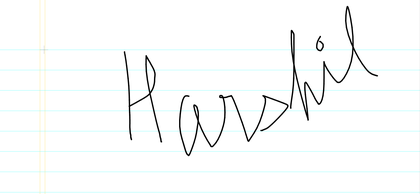
%> input picture Discussion resources/Test - Scroll/scroll_fin.png, 420 x 194 px, shrunk from 1339 x 617 before the run
$ octave stroke_width.m   (GNU Octave 9; MATLAB toolbox functions it lacks are replaced by stand-ins)
%> lines starting %> are read from the running program, lines starting %| are printed output that depends on the picture; in (x1, y1, x2, y2) boxes, pixels count from 0 and x2, y2 are one past the last pixel; in counts of white or black regions, pixels touching at a corner belong together; the program's own positions count from 1
%im = im2bw(imread('C:\Users\Harshil\Desktop\SURA\Resources\test_width.jpg'));
im = im2bw(imread('C:\Users\Harshil\Desktop\SURA\Resources\scroll_fin.png'));
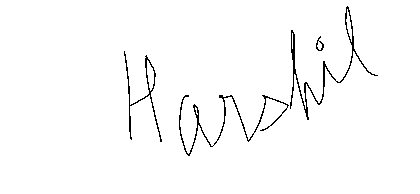
%> im: size 194x420 logical; 98.1% white; black in thin lines or dots, all inside (x1, y1, x2, y2) = (124, 6, 378, 156)

[D,IDX] = bwdist(im);
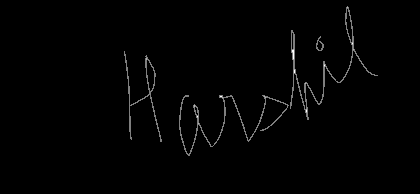
%> D: size 194x420 single; min 0, max 2, mean 0.0198; drawn with min black and max white
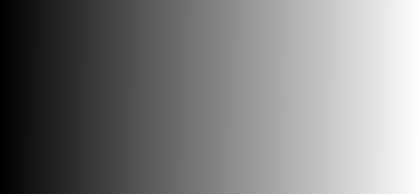
%> IDX: size 194x420 uint32; min 1, max 81480, mean 40739.1; drawn with min black and max white
%imshow(D);

%locmax = imregionalmax(D);
%locmax = D > imdilate(D, [0 0 0; 0 0 0; 0 0 1]);   % figure the parameters
locmax = bwmorph(D, 'thin', inf);   % figure the parameters
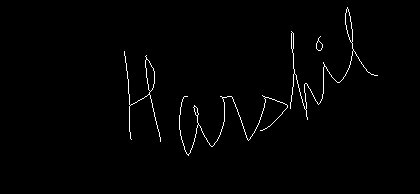
%> locmax: size 194x420 logical; 1.2% white in thin lines or dots, all inside (x1, y1, x2, y2) = (124, 7, 378, 156)
figure, imshow(locmax);

thick_sum = 0;
sum = 0;
[x, y] = size(locmax);
%> x = 194; y = 420
for i = 1:x
   for j = 1:y
      if locmax(i, j) > 0
        thick_sum = thick_sum + D(i, j);
        sum = sum + 1;
      end
   end
end
%> after the loop, sum = 988; thick_sum = 1013.9
width = 2.0 * thick_sum / sum;
%> width = 2.05
disp(width);
%| 2.0524

$ run again, with Discussion resources/Test - Scroll/scroll_init.png copied over Discussion resources/Test - Scroll/scroll_fin.png
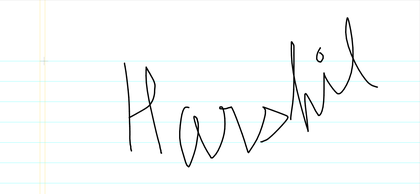
%> input picture Discussion resources/Test - Scroll/scroll_init.png, 420 x 194 px, shrunk from 1339 x 617 before the run
%> `im = im2bw(imread('C:\Users\Harshil\Desktop\SURA\Resources\scroll_fin...`:
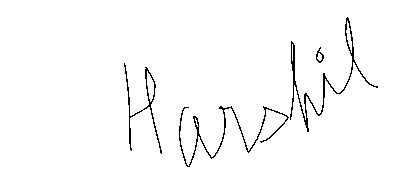
%> im: size 194x420 logical; 98.1% white; black in thin lines or dots, all inside (x1, y1, x2, y2) = (124, 17, 378, 167)
%> `locmax = bwmorph(D, 'thin', inf);`:
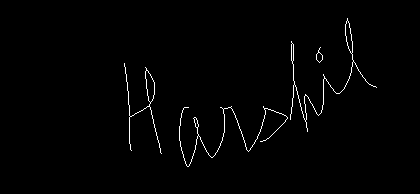
%> locmax: size 194x420 logical; 1.2% white in thin lines or dots, all inside (x1, y1, x2, y2) = (124, 18, 377, 167)
%> after the loop `for i = 1:x`: sum = 986; thick_sum = 1009.9
%> width = 2.05
%| 2.0486
